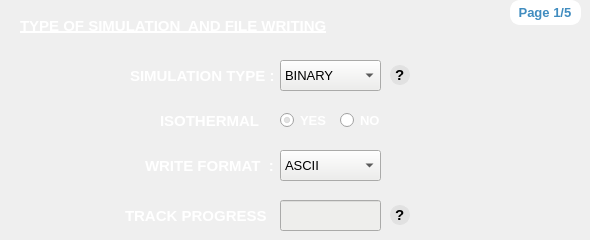
      <widget class="QWidget" name="page">
       <property name="styleSheet">
        <string notr="true">#page{
background-color: rgb(64, 140, 191);
}
</string>
       </property>
       <widget class="QRadioButton" name="thermalYGP">
        <property name="geometry">
         <rect>
          <x>280</x>
          <y>110</y>
          <width>50</width>
          <height>21</height>
         </rect>
        </property>
        <property name="font">
         <font>
          <family>Ubuntu</family>
          <pointsize>10</pointsize>
          <weight>75</weight>
          <italic>false</italic>
          <bold>true</bold>
         </font>
        </property>
        <property name="styleSheet">
         <string notr="true">color: rgb(255, 255, 255);</string>
        </property>
        <property name="text">
         <string>YES</string>
        </property>
        <property name="checked">
         <bool>true</bool>
        </property>
       </widget>
       <widget class="QComboBox" name="simTypeGP">
        <property name="geometry">
         <rect>
          <x>280</x>
          <y>60</y>
          <width>101</width>
          <height>31</height>
         </rect>
        </property>
        <property name="font">
         <font>
          <family>Ubuntu</family>
          <pointsize>10</pointsize>
          <italic>false</italic>
         </font>
        </property>
        <property name="styleSheet">
         <string notr="true">
background-color: rgb(238, 238, 236);
</string>
        </property>
        <item>
         <property name="text">
          <string>BINARY</string>
         </property>
        </item>
        <item>
         <property name="text">
          <string>TERNARY</string>
         </property>
        </item>
        <item>
         <property name="text">
          <string>DILUTE</string>
         </property>
        </item>
       </widget>
       <widget class="QRadioButton" name="thermalNGP">
        <property name="geometry">
         <rect>
          <x>340</x>
          <y>110</y>
          <width>51</width>
          <height>21</height>
         </rect>
        </property>
        <property name="font">
         <font>
          <family>Ubuntu</family>
          <pointsize>10</pointsize>
          <weight>75</weight>
          <italic>false</italic>
          <bold>true</bold>
         </font>
        </property>
        <property name="styleSheet">
         <string notr="true">color: rgb(255, 255, 255);</string>
        </property>
        <property name="text">
         <string>NO</string>
        </property>
       </widget>
       <widget class="QComboBox" name="writeFormatGP">
        <property name="geometry">
         <rect>
          <x>280</x>
          <y>150</y>
          <width>101</width>
          <height>31</height>
         </rect>
        </property>
        <property name="font">
         <font>
          <family>Ubuntu</family>
          <pointsize>10</pointsize>
          <italic>false</italic>
         </font>
        </property>
        <property name="styleSheet">
         <string notr="true">
background-color: rgb(238, 238, 236);
</string>
        </property>
        <item>
         <property name="text">
          <string>ASCII</string>
         </property>
        </item>
        <item>
         <property name="text">
          <string>BINARY</string>
         </property>
        </item>
       </widget>
       <widget class="QLabel" name="label_41">
        <property name="geometry">
         <rect>
          <x>130</x>
          <y>60</y>
          <width>151</width>
          <height>31</height>
         </rect>
        </property>
        <property name="font">
         <font>
          <family>Ubuntu</family>
          <pointsize>11</pointsize>
          <weight>75</weight>
          <italic>false</italic>
          <bold>true</bold>
         </font>
        </property>
        <property name="styleSheet">
         <string notr="true">color: rgb(255, 255, 255);</string>
        </property>
        <property name="text">
         <string>SIMULATION TYPE :</string>
        </property>
       </widget>
       <widget class="QLabel" name="label_43">
        <property name="geometry">
         <rect>
          <x>160</x>
          <y>105</y>
          <width>111</width>
          <height>31</height>
         </rect>
        </property>
        <property name="font">
         <font>
          <family>Ubuntu</family>
          <pointsize>11</pointsize>
          <weight>75</weight>
          <italic>false</italic>
          <bold>true</bold>
         </font>
        </property>
        <property name="styleSheet">
         <string notr="true">color: rgb(255, 255, 255);</string>
        </property>
        <property name="text">
         <string>ISOTHERMAL   :</string>
        </property>
       </widget>
       <widget class="QLabel" name="label_44">
        <property name="geometry">
         <rect>
          <x>125</x>
          <y>200</y>
          <width>151</width>
          <height>31</height>
         </rect>
        </property>
        <property name="font">
         <font>
          <family>Ubuntu</family>
          <pointsize>11</pointsize>
          <weight>75</weight>
          <italic>false</italic>
          <bold>true</bold>
         </font>
        </property>
        <property name="styleSheet">
         <string notr="true">color: rgb(255, 255, 255);</string>
        </property>
        <property name="text">
         <string>TRACK PROGRESS  :</string>
        </property>
       </widget>
       <widget class="QLabel" name="label_42">
        <property name="geometry">
         <rect>
          <x>145</x>
          <y>150</y>
          <width>131</width>
          <height>31</height>
         </rect>
        </property>
        <property name="font">
         <font>
          <family>Ubuntu</family>
          <pointsize>11</pointsize>
          <weight>75</weight>
          <italic>false</italic>
          <bold>true</bold>
         </font>
        </property>
        <property name="styleSheet">
         <string notr="true">color: rgb(255, 255, 255);</string>
        </property>
        <property name="text">
         <string>WRITE FORMAT  :</string>
        </property>
       </widget>
       <widget class="QLineEdit" name="trackProgressGP">
        <property name="geometry">
         <rect>
          <x>280</x>
          <y>200</y>
          <width>101</width>
          <height>31</height>
         </rect>
        </property>
        <property name="styleSheet">
         <string notr="true">background-color: rgb(238, 238, 236);</string>
        </property>
       </widget>
       <widget class="QLabel" name="label_74">
        <property name="geometry">
         <rect>
          <x>20</x>
          <y>10</y>
          <width>431</width>
          <height>31</height>
         </rect>
        </property>
        <property name="font">
         <font>
          <family>Ubuntu</family>
          <pointsize>11</pointsize>
          <weight>75</weight>
          <italic>false</italic>
          <bold>true</bold>
          <underline>true</underline>
         </font>
        </property>
        <property name="styleSheet">
         <string notr="true">color: rgb(255, 255, 255);</string>
        </property>
        <property name="text">
         <string>TYPE OF SIMULATION  AND FILE WRITING</string>
        </property>
       </widget>
       <widget class="QLabel" name="label_80">
        <property name="geometry">
         <rect>
          <x>510</x>
          <y>0</y>
          <width>71</width>
          <height>25</height>
         </rect>
        </property>
        <property name="font">
         <font>
          <family>Ubuntu</family>
          <pointsize>10</pointsize>
          <weight>75</weight>
          <bold>true</bold>
         </font>
        </property>
        <property name="styleSheet">
         <string notr="true">background-color: rgb(255, 255, 255);
border : 2px solid white;
border-radius :10px;
color :rgb(64, 140, 191);</string>
        </property>
        <property name="text">
         <string> Page 1/5</string>
        </property>
       </widget>
       <widget class="QLabel" name="label_217">
        <property name="geometry">
         <rect>
          <x>390</x>
          <y>65</y>
          <width>20</width>
          <height>20</height>
         </rect>
        </property>
        <property name="font">
         <font>
          <family>Segoe UI Symbol</family>
          <pointsize>11</pointsize>
          <weight>75</weight>
          <italic>false</italic>
          <bold>true</bold>
         </font>
        </property>
        <property name="toolTip">
         <string>&lt;html&gt;&lt;head/&gt;&lt;body&gt;&lt;p&gt;The keys &amp;quot;BINARY&amp;quot;, &amp;quot;TERNARY&amp;quot;, &amp;quot;DILUTE&amp;quot; are special flags to the solver allowing for simpler routines in the update of the chemical potential or composition fi&lt;/p&gt;&lt;/body&gt;&lt;/html&gt;</string>
        </property>
        <property name="styleSheet">
         <string notr="true">background-color: rgb(225, 225, 225);
color:rgb(0, 0, 0);
border-radius : 10px; 
border : 1px solid rgb(225, 225, 225);</string>
        </property>
        <property name="text">
         <string>?</string>
        </property>
       </widget>
       <widget class="QLabel" name="label_218">
        <property name="geometry">
         <rect>
          <x>390</x>
          <y>205</y>
          <width>20</width>
          <height>20</height>
         </rect>
        </property>
        <property name="font">
         <font>
          <family>Segoe UI Symbol</family>
          <pointsize>11</pointsize>
          <weight>75</weight>
          <italic>false</italic>
          <bold>true</bold>
         </font>
        </property>
        <property name="toolTip">
         <string>&lt;html&gt;&lt;head/&gt;&lt;body&gt;&lt;p&gt;TRACK PROGRESS is a key that will inform the solver about the frequency with which the progress of the simulation will be written to stdout.&lt;/p&gt;&lt;/body&gt;&lt;/html&gt;</string>
        </property>
        <property name="styleSheet">
         <string notr="true">background-color: rgb(225, 225, 225);
color:rgb(0, 0, 0);
border-radius : 10px; 
border : 1px solid rgb(225, 225, 225);</string>
        </property>
        <property name="text">
         <string>?</string>
        </property>
       </widget>
      </widget>
